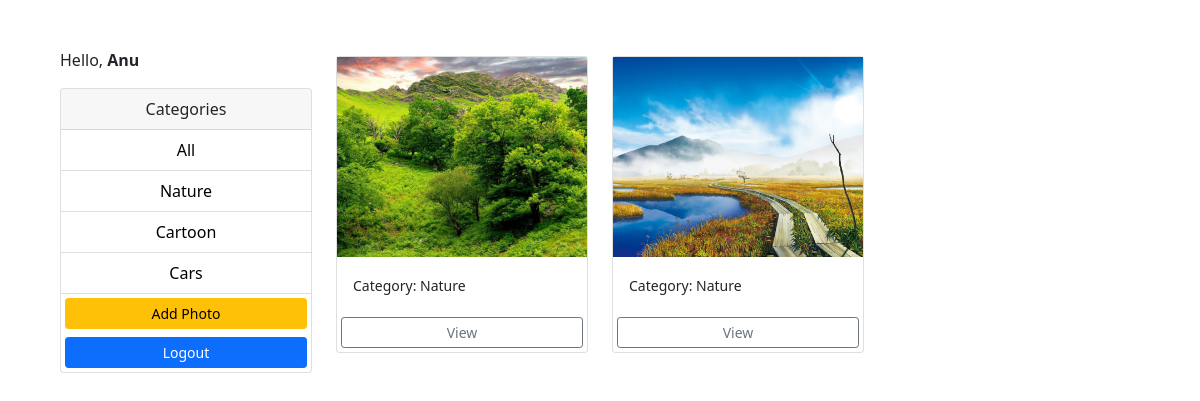
The app's page /gallery/?category=Nature (signed in) with its own data.
### app/models.py (models this page shows, shortened)
class Category(models.Model):
    class Meta:
        verbose_name = 'Category'
        verbose_name_plural = 'Categories'
    user = models.ForeignKey(
        User, on_delete=models.SET_NULL, null=True, blank=True)
    name = models.CharField(max_length=100, null=False, blank=False)

class Photo(models.Model):
    class Meta:
        verbose_name = 'Photo'
        verbose_name_plural = 'Photos'
    category = models.ForeignKey(
        Category, on_delete=models.SET_NULL, null=True, blank=True)
    image = models.ImageField(null=False, blank=False)
    description = models.TextField()

### app/views.py (the view)
# urls.py: path('gallery/', views.gallery, name='gallery'),
@login_required(login_url='login')
def gallery(request):
    user = request.user
    category = request.GET.get('category')
    if category == None:
        photos = Photo.objects.filter(category__user=user)
    else:
        photos = Photo.objects.filter(
            category__name=category, category__user=user)
    categories = Category.objects.filter(user=user)
    context = {'categories': categories, 'photos': photos}
    return render(request, 'gallery.html', context)

### templates/gallery.html (shortened to what this page needs)
<!DOCTYPE html>
<html lang="en">
<head>
    <link href="https://cdn.jsdelivr.net/npm/bootstrap@5.0.0-beta1/dist/css/bootstrap.min.css" rel="stylesheet"
>
</head>
<body class="m-5">
    <div class="container">
        <div class="row">
            <div class="col-md-3">
                {% if request.user.is_authenticated %}
                <p>Hello, <b> {{request.user | capfirst }} </b> </p>
                {% endif %}
                <div class="card">
                    <div class="card-header text-center">
                        Categories
                    </div>
                    <ul class="list-group list-group-flush">
                        <li class="list-group-item  text-center">
                            <a href="{% url 'gallery' %}">All</a>
                        </li>
                        {% for category in categories %}
                        <li class=" list-group-item text-center">
                            <a href="{% url 'gallery' %}?category={{category.name}}">
                                {{category.name}}
                            </a>
                        </li>
                        {% endfor %}
                        <a href="{% url 'add' %}" class="btn btn-warning btn-block btn-sm m-1">Add Photo</a>
                        <a href="{% url 'logout' %}" class="btn btn-primary btn-block btn-sm m-1">Logout</a>
                    </ul>
                </div>
            </div>
            <div class="col-md-9">
                <div class="row">
                    {% for photo in photos %}
                    <div class="col-md-4">
                        <div class="card my-2">
                            <img class="image-thumbail" src="{{photo.image.url}}" alt="Card image cap">
                            <div class="card-body">
                                <small>Category: {{photo.category.name}}</small>
                            </div>
                            <a href="{% url 'photo' photo.id %}" class="btn btn-outline-secondary btn-sm m-1">View</a>
                        </div>
                    </div>
                    {% empty %}
                    <h3>No photos...</h3>
                    {% endfor %}
                </div>
            </div>
        </div>
    </div>
</body>
</html>

### templates/gallery.html (style rules this page uses)
.image-thumbail { height: 200px; object-fit: cover; }
.list-group-item a { text-decoration: none; color: black; }

### records on screen
Category: name "Nature"
Category: name "Cartoon"
Category: name "Cars"
Photo: image (picture), category.name "Nature"
Photo: image (picture), category.name "Nature"

### other values on screen
{{ request.user | capfirst }} "Anu"
